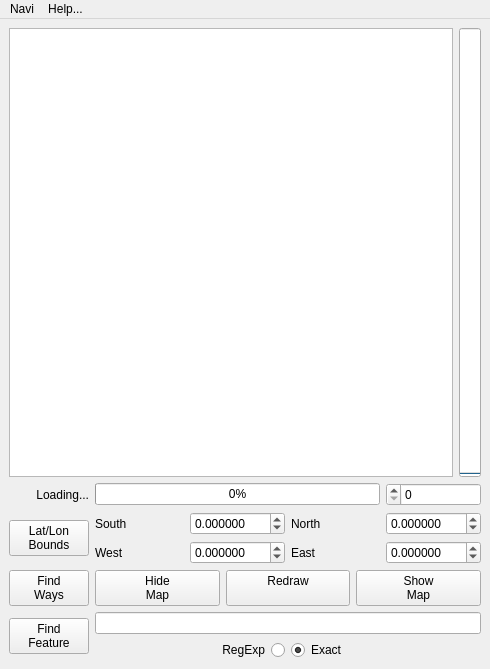
<?xml version="1.0" encoding="UTF-8"?>
<ui version="4.0">
 <class>AsRouteMain</class>
 <widget class="QMainWindow" name="AsRouteMain">
  <property name="geometry">
   <rect>
    <x>0</x>
    <y>0</y>
    <width>490</width>
    <height>669</height>
   </rect>
  </property>
  <property name="windowTitle">
   <string>Navi  Router-AS</string>
  </property>
  <property name="windowIcon">
   <iconset resource="../navi.qrc">
    <normaloff>:/navi.png</normaloff>:/navi.png</iconset>
  </property>
  <widget class="QWidget" name="centralwidget">
   <layout class="QGridLayout" name="gridLayout">
    <item row="0" column="0">
     <widget class="QSplitter" name="splitter">
      <property name="orientation">
       <enum>Qt::Vertical</enum>
      </property>
      <widget class="QTextBrowser" name="logDisplay"/>
     </widget>
    </item>
    <item row="0" column="1">
     <widget class="QProgressBar" name="queryCount">
      <property name="maximum">
       <number>1</number>
      </property>
      <property name="value">
       <number>0</number>
      </property>
      <property name="orientation">
       <enum>Qt::Vertical</enum>
      </property>
      <property name="textDirection">
       <enum>QProgressBar::BottomToTop</enum>
      </property>
      <property name="format">
       <string notr="true">%v</string>
      </property>
     </widget>
    </item>
    <item row="1" column="0" colspan="2">
     <layout class="QGridLayout" name="ko">
      <item row="2" column="0" rowspan="2">
       <widget class="QPushButton" name="latlonButton">
        <property name="sizePolicy">
         <sizepolicy hsizetype="Fixed" vsizetype="Fixed">
          <horstretch>0</horstretch>
          <verstretch>0</verstretch>
         </sizepolicy>
        </property>
        <property name="text">
         <string>Lat/Lon
Bounds</string>
        </property>
       </widget>
      </item>
      <item row="2" column="1">
       <widget class="QLabel" name="latLabel">
        <property name="text">
         <string>South</string>
        </property>
       </widget>
      </item>
      <item row="2" column="2">
       <widget class="QDoubleSpinBox" name="southValue">
        <property name="decimals">
         <number>6</number>
        </property>
        <property name="minimum">
         <double>-90.000000000000000</double>
        </property>
        <property name="maximum">
         <double>90.000000000000000</double>
        </property>
        <property name="singleStep">
         <double>0.001000000000000</double>
        </property>
       </widget>
      </item>
      <item row="2" column="3">
       <widget class="QLabel" name="latNorth">
        <property name="text">
         <string>North</string>
        </property>
       </widget>
      </item>
      <item row="2" column="4">
       <widget class="QDoubleSpinBox" name="northValue">
        <property name="decimals">
         <number>6</number>
        </property>
        <property name="minimum">
         <double>-90.000000000000000</double>
        </property>
        <property name="maximum">
         <double>90.000000000000000</double>
        </property>
        <property name="singleStep">
         <double>0.001000000000000</double>
        </property>
       </widget>
      </item>
      <item row="3" column="1">
       <widget class="QLabel" name="lonLabel">
        <property name="text">
         <string>West</string>
        </property>
       </widget>
      </item>
      <item row="3" column="2">
       <widget class="QDoubleSpinBox" name="westValue">
        <property name="decimals">
         <number>6</number>
        </property>
        <property name="minimum">
         <double>-180.000000000000000</double>
        </property>
        <property name="maximum">
         <double>180.000000000000000</double>
        </property>
        <property name="singleStep">
         <double>0.001000000000000</double>
        </property>
       </widget>
      </item>
      <item row="3" column="3">
       <widget class="QLabel" name="lonLabel_2">
        <property name="text">
         <string>East</string>
        </property>
       </widget>
      </item>
      <item row="3" column="4">
       <widget class="QDoubleSpinBox" name="eastValue">
        <property name="decimals">
         <number>6</number>
        </property>
        <property name="minimum">
         <double>-180.000000000000000</double>
        </property>
        <property name="maximum">
         <double>180.000000000000000</double>
        </property>
        <property name="singleStep">
         <double>0.001000000000000</double>
        </property>
       </widget>
      </item>
      <item row="0" column="1" colspan="3">
       <widget class="QProgressBar" name="loadBar">
        <property name="value">
         <number>0</number>
        </property>
       </widget>
      </item>
      <item row="0" column="0">
       <widget class="QLabel" name="label">
        <property name="layoutDirection">
         <enum>Qt::LeftToRight</enum>
        </property>
        <property name="text">
         <string>Loading...</string>
        </property>
        <property name="alignment">
         <set>Qt::AlignRight|Qt::AlignTrailing|Qt::AlignVCenter</set>
        </property>
       </widget>
      </item>
      <item row="0" column="4">
       <widget class="QSpinBox" name="queryCountMax">
        <property name="layoutDirection">
         <enum>Qt::RightToLeft</enum>
        </property>
        <property name="maximum">
         <number>1000000000</number>
        </property>
       </widget>
      </item>
     </layout>
    </item>
    <item row="2" column="0" colspan="2">
     <layout class="QHBoxLayout" name="horizontalLayout_2">
      <item>
       <widget class="QPushButton" name="waysButton">
        <property name="sizePolicy">
         <sizepolicy hsizetype="Fixed" vsizetype="Fixed">
          <horstretch>0</horstretch>
          <verstretch>0</verstretch>
         </sizepolicy>
        </property>
        <property name="text">
         <string>Find
Ways</string>
        </property>
       </widget>
      </item>
      <item>
       <widget class="QPushButton" name="hidemapButton">
        <property name="text">
         <string>Hide
Map</string>
        </property>
       </widget>
      </item>
      <item>
       <widget class="QPushButton" name="drawButton">
        <property name="text">
         <string>Redraw
</string>
        </property>
       </widget>
      </item>
      <item>
       <widget class="QPushButton" name="showmapButton">
        <property name="text">
         <string>Show
Map</string>
        </property>
       </widget>
      </item>
     </layout>
    </item>
    <item row="3" column="0" colspan="2">
     <layout class="QGridLayout" name="gridLayout_3">
      <item row="0" column="0" rowspan="2">
       <widget class="QPushButton" name="featureButton">
        <property name="sizePolicy">
         <sizepolicy hsizetype="Preferred" vsizetype="Fixed">
          <horstretch>0</horstretch>
          <verstretch>0</verstretch>
         </sizepolicy>
        </property>
        <property name="text">
         <string>Find
Feature</string>
        </property>
       </widget>
      </item>
      <item row="0" column="1">
       <widget class="QLineEdit" name="featureEdit"/>
      </item>
      <item row="1" column="1">
       <layout class="QHBoxLayout" name="horizontalLayout">
        <item>
         <widget class="QRadioButton" name="regularCheck">
          <property name="layoutDirection">
           <enum>Qt::RightToLeft</enum>
          </property>
          <property name="text">
           <string>RegExp</string>
          </property>
          <attribute name="buttonGroup">
           <string>featureGroup</string>
          </attribute>
         </widget>
        </item>
        <item>
         <widget class="QRadioButton" name="exactCheck">
          <property name="text">
           <string>Exact</string>
          </property>
          <property name="checked">
           <bool>true</bool>
          </property>
          <attribute name="buttonGroup">
           <string>featureGroup</string>
          </attribute>
         </widget>
        </item>
       </layout>
      </item>
     </layout>
    </item>
   </layout>
  </widget>
  <widget class="QMenuBar" name="menubar">
   <property name="geometry">
    <rect>
     <x>0</x>
     <y>0</y>
     <width>490</width>
     <height>25</height>
    </rect>
   </property>
   <widget class="QMenu" name="menuAgenda">
    <property name="title">
     <string>Navi</string>
    </property>
    <addaction name="actionSettings"/>
    <addaction name="separator"/>
    <addaction name="actionClear"/>
    <addaction name="actionRestart"/>
    <addaction name="actionQuit"/>
   </widget>
   <widget class="QMenu" name="menuHelp">
    <property name="title">
     <string>Help...</string>
    </property>
    <addaction name="actionAbout"/>
    <addaction name="actionLicense"/>
   </widget>
   <addaction name="menuAgenda"/>
   <addaction name="menuHelp"/>
  </widget>
  <action name="actionSettings">
   <property name="text">
    <string>Settings</string>
   </property>
  </action>
  <action name="actionQuit">
   <property name="text">
    <string>Quit</string>
   </property>
  </action>
  <action name="actionAbout">
   <property name="text">
    <string>About</string>
   </property>
  </action>
  <action name="actionNewItem">
   <property name="text">
    <string>New Item</string>
   </property>
  </action>
  <action name="actionClearOld">
   <property name="text">
    <string>Clear Old</string>
   </property>
  </action>
  <action name="actionRestart">
   <property name="text">
    <string>Restart</string>
   </property>
  </action>
  <action name="actionLicense">
   <property name="text">
    <string>License</string>
   </property>
  </action>
  <action name="actionRevive">
   <property name="text">
    <string>Revive Expired</string>
   </property>
  </action>
  <action name="actionClear">
   <property name="text">
    <string>Clear Data</string>
   </property>
  </action>
 </widget>
 <resources>
  <include location="../navi.qrc"/>
  <include location="../navi.qrc"/>
 </resources>
 <connections/>
 <buttongroups>
  <buttongroup name="featureGroup"/>
 </buttongroups>
</ui>
